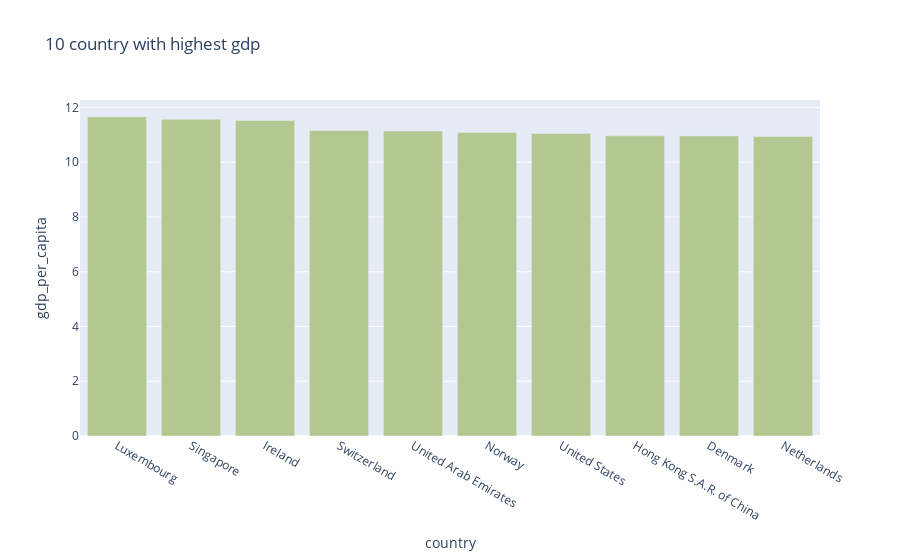

This figure's notebook cell:
### Code cell
df_happiness = px.data.gapminder()
fig1 = px.bar(df1_top10, x='country', y='gdp_per_capita', labels={'y':'gdp_per_capita'},
             hover_data=['country'],
             title='10 country with highest gdp', color_discrete_sequence=['#B3C890'])
fig1

### Figure 1 — Plotly figure (JSON) as saved in the notebook; plotly's stock layout.template omitted (floating-point values rounded to 4 significant figures)
{"data": [{"alignmentgroup": "True", "hovertemplate": "country=%{x}<br>gdp_per_capita=%{y}<extra></extra>", "legendgroup": "", "marker": {"color": "#B3C890", "pattern": {"shape": ""}}, "name": "", "offsetgroup": "", "orientation": "v", "showlegend": false, "textposition": "auto", "type": "bar", "x": ["Luxembourg", "Singapore", "Ireland", "Switzerland", "United Arab Emirates", "Norway", "United States", "Hong Kong S.A.R. of China", "Denmark", "Netherlands"], "xaxis": "x", "y": [11.66, 11.57, 11.53, 11.16, 11.14, 11.09, 11.05, 10.97, 10.96, 10.94], "yaxis": "y"}], "layout": {"barmode": "relative", "legend": {"tracegroupgap": 0}, "title": {"text": "10 country with highest gdp"}, "xaxis": {"anchor": "y", "domain": [0, 1], "title": {"text": "country"}}, "yaxis": {"anchor": "x", "domain": [0, 1], "title": {"text": "gdp_per_capita"}}}}
